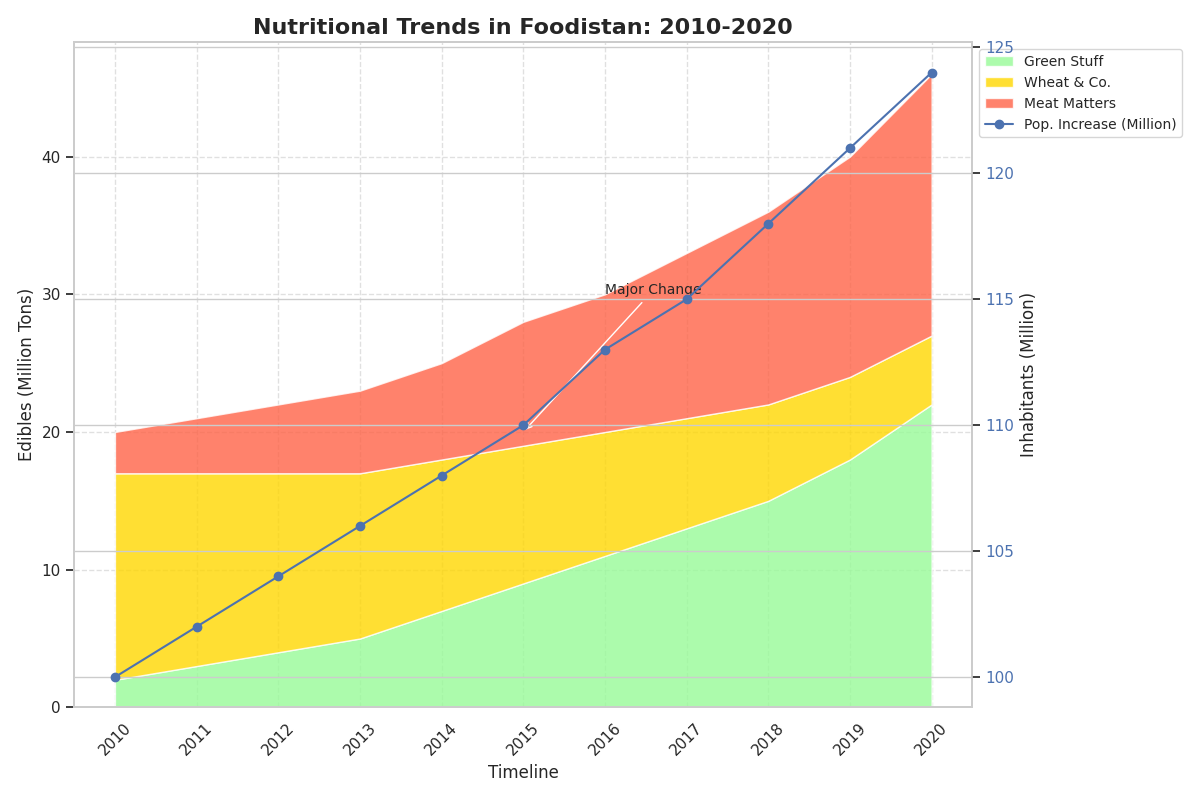

Write Python code to recreate this figure.
import matplotlib.pyplot as plt
import numpy as np

years = np.arange(2010, 2021)

vegetables = np.array([2, 3, 4, 5, 7, 9, 11, 13, 15, 18, 22])
grains = np.array([15, 14, 13, 12, 11, 10, 9, 8, 7, 6, 5])
proteins = np.array([3, 4, 5, 6, 7, 9, 10, 12, 14, 16, 19])

population_growth = np.array([100, 102, 104, 106, 108, 110, 113, 115, 118, 121, 124])

fig, ax1 = plt.subplots(figsize=(12, 8))

ax1.stackplot(years, vegetables, grains, proteins, 
              labels=['Green Stuff', 'Wheat & Co.', 'Meat Matters'],
              colors=['#98FB98', '#FFD700', '#FF6347'], alpha=0.8)

ax1.set_title('Nutritional Trends in Foodistan: 2010-2020', fontsize=16, fontweight='bold')
ax1.set_xlabel('Timeline', fontsize=12)
ax1.set_ylabel('Edibles (Million Tons)', fontsize=12)

ax1.grid(True, linestyle='--', alpha=0.6)
ax1.set_xticks(years)
ax1.set_xticklabels(years, rotation=45)

ax2 = ax1.twinx()
ax2.plot(years, population_growth, color='b', linestyle='-', marker='o', label='Pop. Increase (Million)')
ax2.set_ylabel('Inhabitants (Million)', fontsize=12)
ax2.tick_params(axis='y', labelcolor='b')

lines, labels = ax1.get_legend_handles_labels()
lines2, labels2 = ax2.get_legend_handles_labels()
ax1.legend(lines + lines2, labels + labels2, loc='upper left', fontsize=10, bbox_to_anchor=(1, 1))

ax1.annotate('Major Change', xy=(2015, 20), xytext=(2016, 30),
             arrowprops=dict(facecolor='black', arrowstyle='->'), fontsize=10)

plt.tight_layout()
plt.show()
